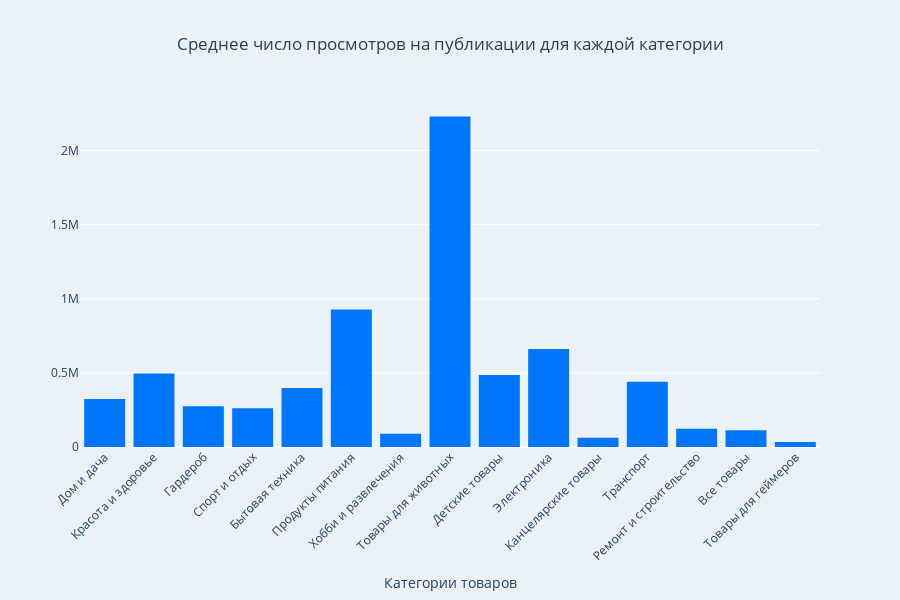

This figure's notebook cell:
### Code cell
fig = go.Figure()
fig.add_trace(go.Bar(
    x=data2['category'],
    y=data2['views_per_placement'],
    marker_color='#0076fe',
    marker_line_color='#0076fe',
    marker_line_width=1.5,
    opacity=1
))

fig.update_layout(
    title='Среднее число просмотров на публикации для каждой категории',
    title_x=0.5,
    xaxis_title='Категории товаров',
    yaxis_title='',
    xaxis_tickangle=-45,
    height=600,
    showlegend=False,
    plot_bgcolor='#eaf2f8',
    paper_bgcolor='#eaf2f8'
)

### Figure 1 — Plotly figure (JSON) as saved in the notebook; plotly's stock layout.template omitted (floating-point values rounded to 4 significant figures)
{"data": [{"marker": {"color": "#0076fe", "line": {"color": "#0076fe", "width": 1.5}}, "opacity": 1, "type": "bar", "x": ["Дом и дача", "Красота и здоровье", "Гардероб", "Спорт и отдых", "Бытовая техника", "Продукты питания", "Хобби и развлечения", "Товары для животных", "Детские товары", "Электроника", "Канцелярские товары", "Транспорт", "Ремонт и строительство", "Все товары", "Товары для геймеров"], "y": [318400.0, 490700.0, 270500.0, 256200.0, 392900.0, 922300.0, 84830.0, 2224000.0, 479800.0, 656100.0, 57920.0, 434600.0, 118200.0, 107400.0, 29030.0]}], "layout": {"height": 600, "paper_bgcolor": "#eaf2f8", "plot_bgcolor": "#eaf2f8", "showlegend": false, "title": {"text": "Среднее число просмотров на публикации для каждой категории", "x": 0.5}, "xaxis": {"tickangle": -45, "title": {"text": "Категории товаров"}}, "yaxis": {"title": {"text": ""}}}}
